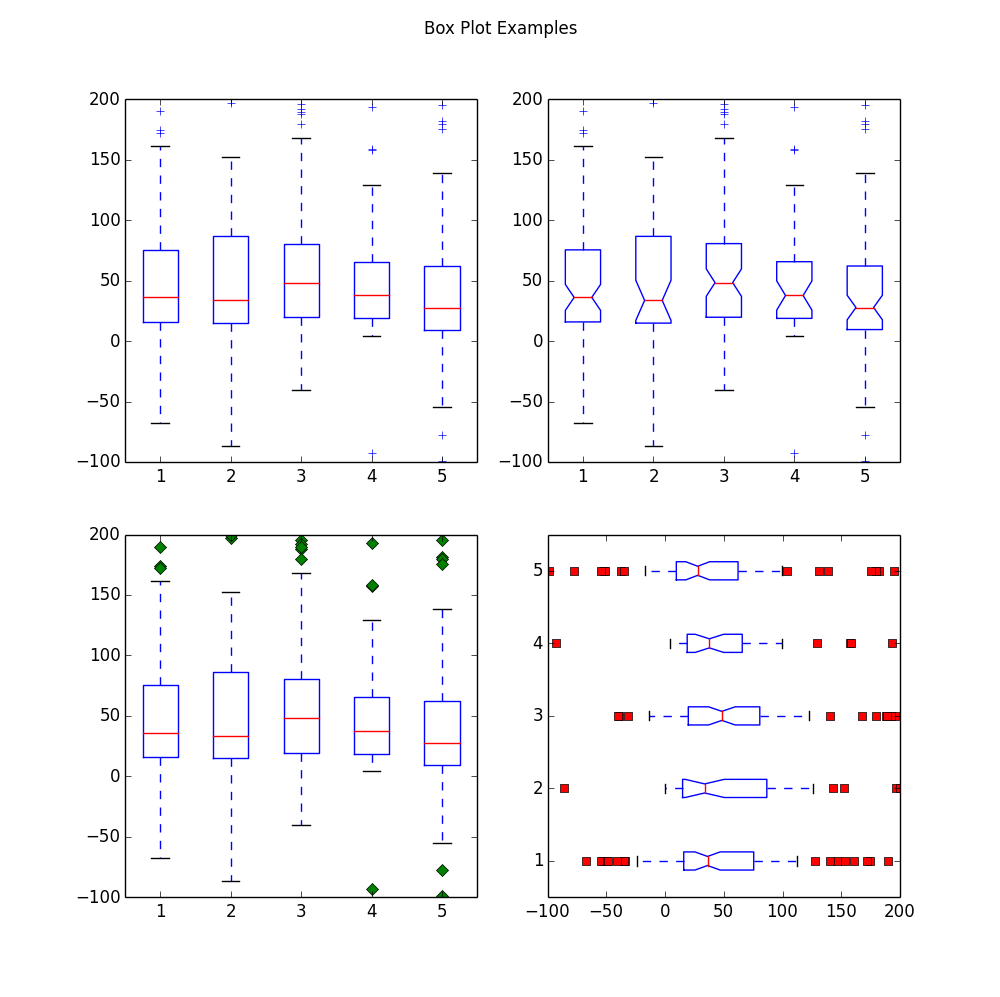

Here is the Julia script that generated this plot:
# Julia 0.2 RC1
# Created: 30.10.13
# Last Edit: 31.10.13

using PyPlot

close("all") # Close all currently open figures
# http://matplotlib.org/api/pyplot_api.html#matplotlib.pyplot.boxplot
# http://matplotlib.org/examples/pylab_examples/boxplot_demo.html

#################
#  Create Data  #
#################
# Boxes with irregular amounts of data can
# be plotted by putting the data into bins in an ANY array.
num = 5
data = Array(Any,num) # Preallocate an ANY array for the storage of final values
for i=1:1:num
	num1 = round(40rand(1)) + 10
	num1 = int(num1[1])
	num2 = round(20rand(1)) + 10
	num2 = int(num2[1])
	num3 = round(10rand(1)) + 1
	num3 = int(num3[1])
	num4 = round(10rand(1)) + 1
	num4 = int(num4[1])
	
	spread = 100rand(num1)
	center = 50rand(num2)
	flier_high = 100rand(num3) + 100
	flier_low = -100rand(num4)
	data[i] = [spread,center,flier_high,flier_low]
end

################
##  Box Plot  ##
################
fig = figure(figsize=(10,10))
subplot(221)
boxplot(data) # Basic

subplot(222)
boxplot(data,1)

subplot(223)
boxplot(data,0,"gD")

subplot(224)
boxplot(data, # Each column/cell is one box
	notch=true, # Notched center
	whis=0.75, # Whisker length as a percent of inner quartile range
	widths=0.25, # Width of boxes
	vert=false, # Horizontal boxes
	sym="rs") # Symbol color and shape (rs = red square)

suptitle("Box Plot Examples")
